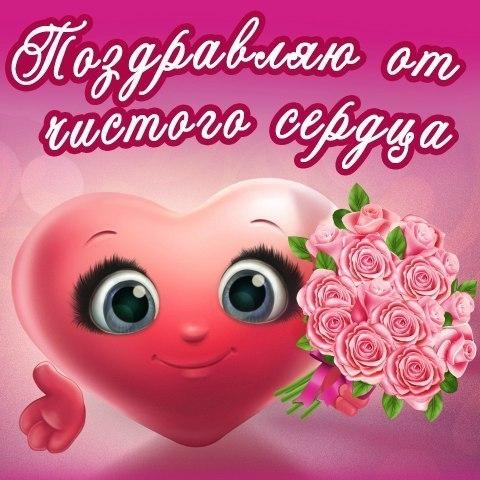
#> input picture лаб 8/newcard.jpg, 480 x 480 px
$ python main.py
#> lines starting #> are read from the running program, lines starting #| are printed output that depends on the picture
from PIL import Image, ImageFont, ImageDraw

def proc1():

    image = Image.open('newcard.jpg')
#> image is the input picture: PIL image 480x480 RGB; mean R, G, B 200.5, 105.7, 134.8
    imcrop = image.crop((100, 100, 400, 400))
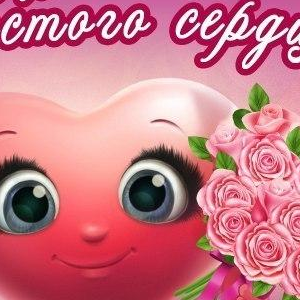
#> imcrop: PIL image 300x300 RGB; mean R, G, B 203.3, 122, 134.9
    imcrop.save('imcropped.jpg')
    imcrop.show()

def proc2():
    s = {'Новый год': 'ny.jpg', '8 марта': 'marta.jpg', '1 мая': 'may1.jpg', 'Рождество': 'roch.jpg'}
#> (the run stopped early here; a loop or call above may not have finished)

$ run again, with лаб 8/doggy.jpeg copied over лаб 8/newcard.jpg
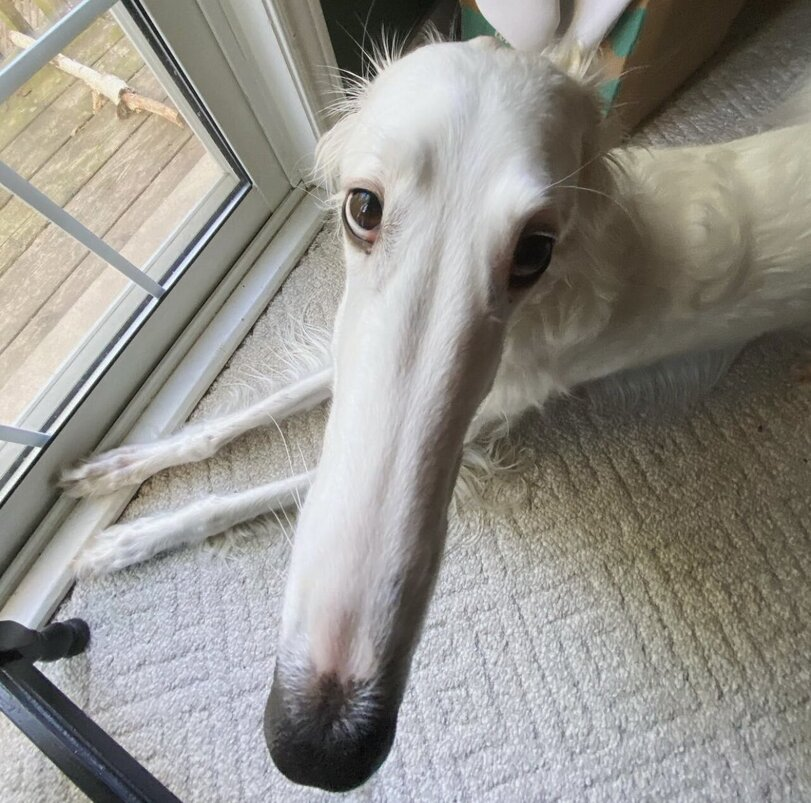
#> input picture лаб 8/doggy.jpeg, 811 x 803 px
#> in proc1, image is the input picture: PIL image 811x803 RGB; mean R, G, B 148.4, 146.1, 140.2
#> in proc1, `imcrop = image.crop((100, 100, 400, 400))`:
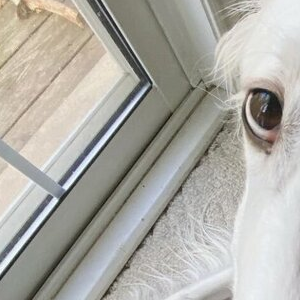
#> imcrop: PIL image 300x300 RGB; mean R, G, B 174.2, 172.2, 165.3
